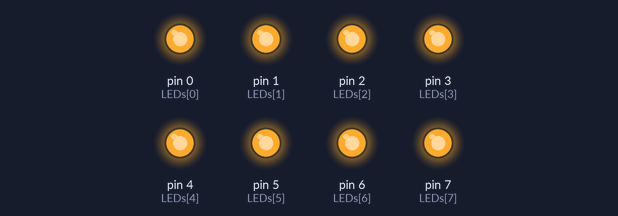
Bench run of a sketch on a simulated Arduino Uno, built with avr-gcc and run on an emulated ATmega328P. Shown: output pins drawn as LEDs (lit = HIGH).

Above: at 0.1 s.
At 4.1 s:
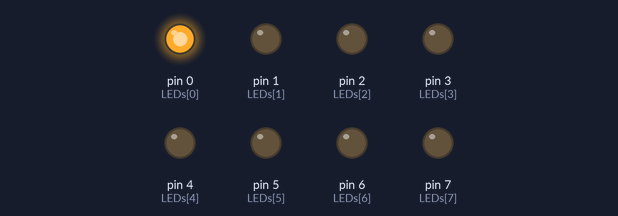
At 9.1 s:
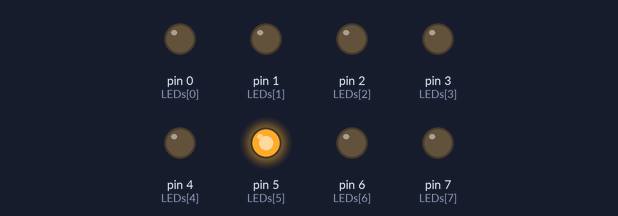
At 19.1 s:
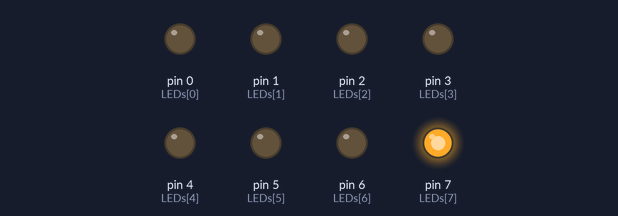
At 29.1 s:
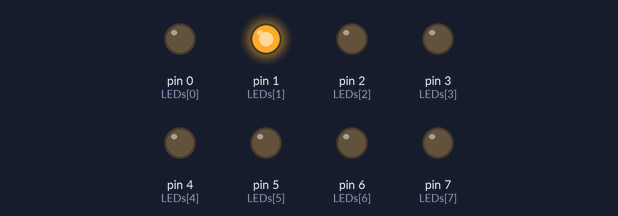
At 39.1 s:
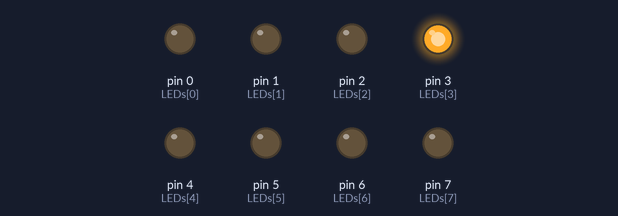
Timing chart, 0 to 40.0 s (numbered marks = the images above):
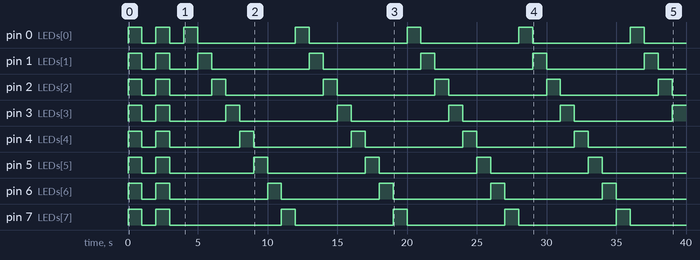

Measured:
- by itself, pin 0 (LEDs[0]): goes HIGH 1.0 s, LOW 1.0 s, HIGH 1.0 s, LOW 1.0 s, 4 × (HIGH 1.0 s, LOW 7.0 s), HIGH 1.0 s, then LOW
- by itself, pin 1 (LEDs[1]): goes HIGH 1.0 s, LOW 1.0 s, HIGH 1.0 s, LOW 2.0 s, 4 × (HIGH 1.0 s, LOW 7.0 s), HIGH 1.0 s, then LOW
- by itself, pin 2 (LEDs[2]): goes HIGH 1.0 s, LOW 1.0 s, HIGH 1.0 s, LOW 3.0 s, 4 × (HIGH 1.0 s, LOW 7.0 s), HIGH 1.0 s, then LOW
- by itself, pin 3 (LEDs[3]): goes HIGH 1.0 s, LOW 1.0 s, HIGH 1.0 s, LOW 4.0 s, 4 × (HIGH 1.0 s, LOW 7.0 s), then HIGH
- by itself, pin 4 (LEDs[4]): goes HIGH 1.0 s, LOW 1.0 s, HIGH 1.0 s, LOW 5.0 s, 3 × (HIGH 1.0 s, LOW 7.0 s), HIGH 1.0 s, then LOW
- by itself, pin 5 (LEDs[5]): goes HIGH 1.0 s, LOW 1.0 s, HIGH 1.0 s, LOW 6.0 s, 3 × (HIGH 1.0 s, LOW 7.0 s), HIGH 1.0 s, then LOW
- by itself, pin 6 (LEDs[6]): goes HIGH 1.0 s, LOW 1.0 s, 4 × (HIGH 1.0 s, LOW 7.0 s), HIGH 1.0 s, then LOW
- by itself, pin 7 (LEDs[7]): goes HIGH 1.0 s, LOW 1.0 s, HIGH 1.0 s, LOW 8.0 s, 3 × (HIGH 1.0 s, LOW 7.0 s), HIGH 1.0 s, then LOW

The sketch:

test2.ino
```cpp
const byte LEDs[] =
{0,1,2,3,4,5,6,7};
const byte total = sizeof(LEDs);
byte index = 0;
void setup(){
// 將每個 Pin 設定成輸出
for (byte i=0;i<total;i++)
{
pinMode(LEDs[i], OUTPUT);
}
}

void loop() {
for (int a=0; a <2; a++){
for (index=0; index <= 7; index++){
digitalWrite(LEDs[index], HIGH);
}
delay(1000);
for (index=0; index <= 7; index++){
digitalWrite(LEDs[index], LOW);
}
delay(1000);
}
for (int a=0; a <7; a++){
for (index=0; index <= 7; index++){
for (byte i=0;i<total;i++) {
digitalWrite(LEDs[i], LOW);}
digitalWrite(LEDs[index], HIGH);
delay(1000);}
}

for (int a=0; a <2; a++){
for (index=0; index <= 7; index++){
digitalWrite(LEDs[index], HIGH);
}
delay(1000);
for (index=0; index <= 7; index++){
digitalWrite(LEDs[index], LOW);
}
delay(1000);
}
for (int a=0; a <7; a++){
for (index=7; index > 0; index--){
for (byte i=0;i<total;i++) {
digitalWrite(LEDs[i], LOW);}
digitalWrite(LEDs[index], HIGH);
delay(1000);}
}
}
```
